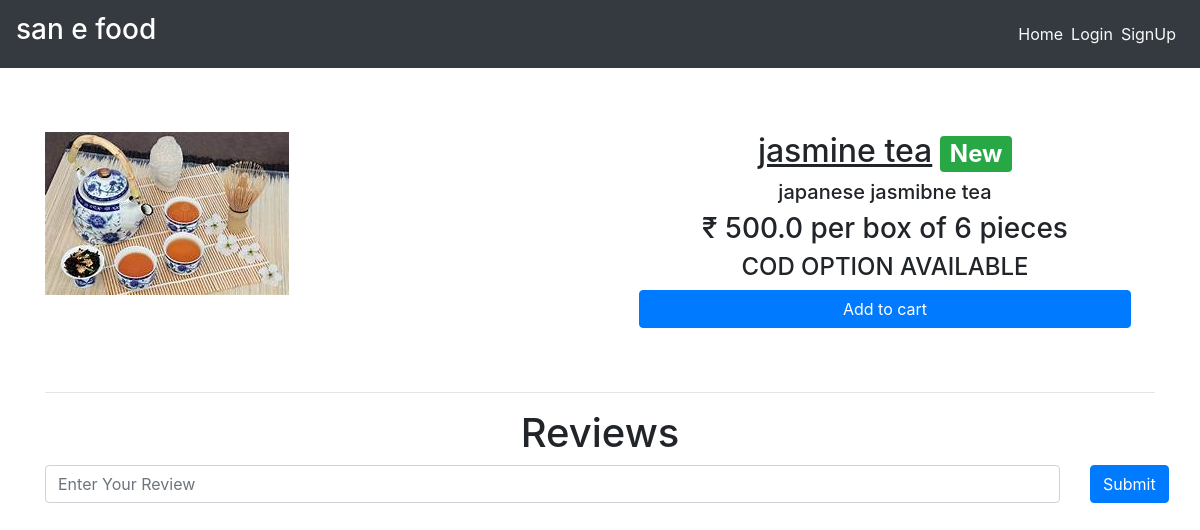
The page /dishes/drinks on the database its author committed.
### main/models.py (models this page shows, shortened)
class Item(models.Model):
    LABELS = (
        ('BestSeller', 'BestSeller'),
        ('New', 'New'),
        ('Spicy🔥', 'Spicy🔥'),
    )
    LABEL_COLOUR = (
        ('danger', 'danger'),
        ('success', 'success'),
        ('primary', 'primary'),
        ('info', 'info')
    )
    title = models.CharField(max_length=150)
    description = models.CharField(max_length=250,blank=True)
    price = models.FloatField()
    pieces = models.IntegerField(default=6)
    instructions = models.CharField(max_length=250,default="Jain Option Available")
    image = models.ImageField(default='default.png', upload_to='images/')
    labels = models.CharField(max_length=25, choices=LABELS, blank=True)
    label_colour = models.CharField(max_length=15, choices=LABEL_COLOUR, blank=True)
    slug = models.SlugField(default="sushi_name")
    created_by = models.ForeignKey(User, on_delete=models.CASCADE)

### main/views.py (the view)
# urls.py: path('dishes/<slug>', views.menuDetail, name='dishes'),
def menuDetail(request, slug):
    item = Item.objects.filter(slug=slug).first()
    reviews = Reviews.objects.filter(rslug=slug).order_by('-id')[:7]
    context = {
        'item' : item,
        'reviews' : reviews,
    }
    return render(request, 'main/dishes.html', context)

### main/templates/main/dishes.html (shortened to what this page needs)
{% extends "main/layout.html" %}
{% block content %}
<div class="dishes">
  <main class="mt-3 pt-4 main">
    <div class="container dark-grey-text">
      <div class="row wow fadeIn">
        <div class="col-md-6 mb-4">
          <img src="{{ item.image.url }}" class="img-fluid mt-4" alt="">
        </div>
        <div class="col-md-6 mb-4 information">
          <div class="p-4 content">
            <div class="mt-0">
                <h2><u>{{ item.title }}</u><span class="badge badge-{{ item.label_colour }} ml-2">{{ item.labels }}</span></h2>
            </div>
            <div class="lead">
              {% if item.description %}
              <h5>{{ item.description }}</h5>
              {% endif %}
              <h3>₹ {{ item.price }} per box of {{ item.pieces}} pieces</h3>
              <h4>{{ item.instructions }}</h4>
            </div>
            <a href="{% url 'main:add-to-cart' item.slug %}" class="btn btn-primary btn-md my-0 p">Add to cart</a>
          </div>
        </div>
      </div>
      <hr>
    </div>
  </main>
  <div class="container">
    <h1 class="text-center">Reviews</h1>
    <form action="{% url 'main:add_reviews' %}" method="POST" class="mb-3">
      <div class="row">
        <div class="col-sm-11">
          <input type="text" name="review" class="form-control" placeholder="Enter Your Review">
        </div>
        <div class="col-sm-1">
          <button type="submit" class="btn btn-primary">Submit</button>
        </div>
      </div>
    </form>
  </div>
</div>
{% endblock content %}

### main/static/main/styles.css (style rules this page uses)
.dishes .main .container .row img { max-width: 540px; max-height: 450px; width: fit-content; }
.dishes .main .container .row .content { display: flex; flex-direction: column; text-align: center; justify-content: center; }
.dishes .main .container .row .information { display: flex; flex-direction: column; text-align: center; justify-content: center; }

### rows shown on the page
Item: image (picture), title "jasmine tea", labels "New", description "japanese jasmibne tea", price "500.0", pieces "6", instructions "COD OPTION AVAILABLE"
